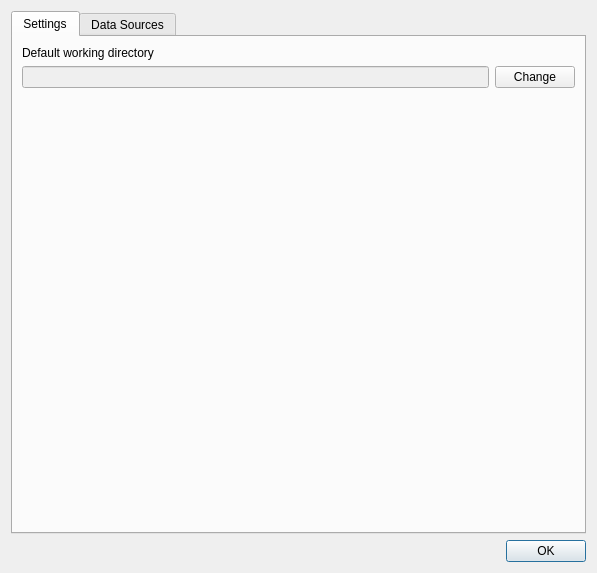
<?xml version="1.0" encoding="UTF-8"?>
<ui version="4.0">
 <class>QTBSettingsDialog</class>
 <widget class="QDialog" name="QTBSettingsDialog">
  <property name="geometry">
   <rect>
    <x>0</x>
    <y>0</y>
    <width>597</width>
    <height>573</height>
   </rect>
  </property>
  <property name="windowTitle">
   <string>Dialog</string>
  </property>
  <layout class="QVBoxLayout" name="verticalLayout">
   <item>
    <widget class="QTabWidget" name="tabWidget">
     <property name="currentIndex">
      <number>0</number>
     </property>
     <widget class="QWidget" name="tab">
      <attribute name="title">
       <string>Settings</string>
      </attribute>
      <layout class="QVBoxLayout" name="verticalLayout_2">
       <item>
        <widget class="QLabel" name="label">
         <property name="text">
          <string>Default working directory</string>
         </property>
        </widget>
       </item>
       <item>
        <layout class="QHBoxLayout" name="horizontalLayout">
         <item>
          <widget class="QLineEdit" name="workingDirectoryLineEdit">
           <property name="enabled">
            <bool>false</bool>
           </property>
          </widget>
         </item>
         <item>
          <widget class="QPushButton" name="workingDirectoryPushButton">
           <property name="text">
            <string>Change</string>
           </property>
          </widget>
         </item>
        </layout>
       </item>
       <item>
        <spacer name="verticalSpacer">
         <property name="orientation">
          <enum>Qt::Vertical</enum>
         </property>
         <property name="sizeHint" stdset="0">
          <size>
           <width>20</width>
           <height>429</height>
          </size>
         </property>
        </spacer>
       </item>
      </layout>
     </widget>
     <widget class="QWidget" name="tab_2">
      <attribute name="title">
       <string>Data Sources</string>
      </attribute>
      <layout class="QVBoxLayout" name="verticalLayout_4">
       <item>
        <layout class="QHBoxLayout" name="horizontalLayout_3">
         <item>
          <widget class="QTableWidget" name="tableWidget">
           <property name="editTriggers">
            <set>QAbstractItemView::NoEditTriggers</set>
           </property>
           <property name="selectionBehavior">
            <enum>QAbstractItemView::SelectRows</enum>
           </property>
           <attribute name="horizontalHeaderStretchLastSection">
            <bool>true</bool>
           </attribute>
           <attribute name="verticalHeaderVisible">
            <bool>false</bool>
           </attribute>
           <column>
            <property name="text">
             <string>Name</string>
            </property>
           </column>
           <column>
            <property name="text">
             <string>Status</string>
            </property>
           </column>
           <column>
            <property name="text">
             <string>Path</string>
            </property>
           </column>
          </widget>
         </item>
         <item>
          <layout class="QVBoxLayout" name="verticalLayout_3">
           <item>
            <spacer name="verticalSpacer_3">
             <property name="orientation">
              <enum>Qt::Vertical</enum>
             </property>
             <property name="sizeHint" stdset="0">
              <size>
               <width>20</width>
               <height>40</height>
              </size>
             </property>
            </spacer>
           </item>
           <item>
            <widget class="QPushButton" name="startPushButton">
             <property name="text">
              <string>Start</string>
             </property>
            </widget>
           </item>
           <item>
            <widget class="QPushButton" name="stopPushButton">
             <property name="text">
              <string>Stop</string>
             </property>
            </widget>
           </item>
           <item>
            <spacer name="verticalSpacer_2">
             <property name="orientation">
              <enum>Qt::Vertical</enum>
             </property>
             <property name="sizeHint" stdset="0">
              <size>
               <width>20</width>
               <height>40</height>
              </size>
             </property>
            </spacer>
           </item>
          </layout>
         </item>
        </layout>
       </item>
      </layout>
     </widget>
    </widget>
   </item>
   <item>
    <widget class="QDialogButtonBox" name="buttonBox">
     <property name="orientation">
      <enum>Qt::Horizontal</enum>
     </property>
     <property name="standardButtons">
      <set>QDialogButtonBox::Ok</set>
     </property>
    </widget>
   </item>
  </layout>
 </widget>
 <resources/>
 <connections>
  <connection>
   <sender>buttonBox</sender>
   <signal>accepted()</signal>
   <receiver>QTBSettingsDialog</receiver>
   <slot>accept()</slot>
   <hints>
    <hint type="sourcelabel">
     <x>248</x>
     <y>254</y>
    </hint>
    <hint type="destinationlabel">
     <x>157</x>
     <y>274</y>
    </hint>
   </hints>
  </connection>
  <connection>
   <sender>buttonBox</sender>
   <signal>rejected()</signal>
   <receiver>QTBSettingsDialog</receiver>
   <slot>reject()</slot>
   <hints>
    <hint type="sourcelabel">
     <x>316</x>
     <y>260</y>
    </hint>
    <hint type="destinationlabel">
     <x>286</x>
     <y>274</y>
    </hint>
   </hints>
  </connection>
 </connections>
</ui>
